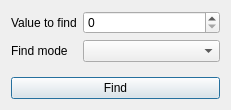
<?xml version="1.0" encoding="UTF-8"?>
<ui version="4.0">
 <class>FindDialog</class>
 <widget class="QDialog" name="FindDialog">
  <property name="geometry">
   <rect>
    <x>0</x>
    <y>0</y>
    <width>231</width>
    <height>110</height>
   </rect>
  </property>
  <property name="windowTitle">
   <string>Find a value</string>
  </property>
  <layout class="QVBoxLayout" name="verticalLayout">
   <item>
    <layout class="QFormLayout" name="formLayout">
     <item row="2" column="1">
      <widget class="QSpinBox" name="spinBox_value">
       <property name="maximum">
        <number>1000</number>
       </property>
      </widget>
     </item>
     <item row="2" column="0">
      <widget class="QLabel" name="label_value">
       <property name="text">
        <string>Value to find</string>
       </property>
      </widget>
     </item>
     <item row="3" column="0">
      <widget class="QLabel" name="label">
       <property name="text">
        <string>Find mode</string>
       </property>
      </widget>
     </item>
     <item row="3" column="1">
      <widget class="QComboBox" name="comboBox_findMode"/>
     </item>
    </layout>
   </item>
   <item>
    <widget class="QPushButton" name="pushButton_find">
     <property name="text">
      <string>Find</string>
     </property>
    </widget>
   </item>
  </layout>
 </widget>
 <resources/>
 <connections/>
</ui>
